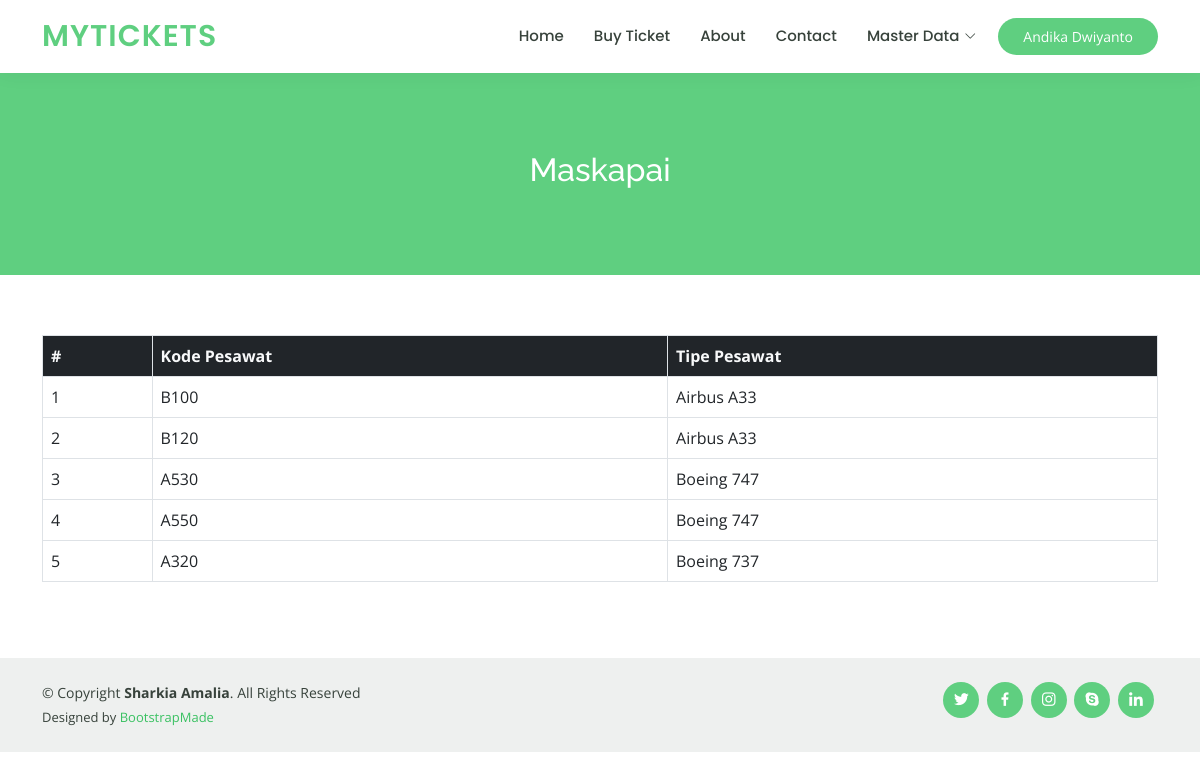
The page /index.php?page=maskapai (signed in) on the database its author committed.
### tables this page shows
CREATE TABLE `planes` (
  `id` int(11) NOT NULL,
  `code` varchar(50) NOT NULL,
  `type` varchar(50) NOT NULL
);

### models/Maskapai_M.php (called while the page is built, shortened)
<?php
class Maskapai{
    private $koneksi;
    public function __construct()
    {
        global $dbh;
        $this->koneksi = $dbh;
    }
    public function dataMaskapai()
    {
        $sql = "SELECT * FROM planes ORDER BY id DESC";
        $ps = $this->koneksi->prepare($sql);
        $ps->execute();
        $rs = $ps->fetchAll();
        return $rs;
    }
}

### maskapai.php (the view)
<?php
$model = new Maskapai();
$data_maskapai = $model->dataMaskapai();
?>
<div class="breadcrumbs" data-aos="fade-in">
    <div class="container py-5">
        <h2>Maskapai</h2>
    </div>
</div>
<section id="planes" class="planes">
    <div class="container" data-aos="fade-up">
    <table class="table table-bordered table-hover" id="myTable">
      <thead class="bg-dark text-light">
          <tr>
              <th>#</th>
              <th>Kode Pesawat</th>
              <th>Tipe Pesawat</th>
          </tr>
      </thead>
      <tbody>
          <?php
          $no = 1;
          foreach ($data_maskapai as $row) {
          ?>
          <tr>
              <td><?= $no++ ?></td>
              <td><?= $row['code'] ?></td>
              <td><?= $row['type'] ?></td>
          </tr>
          <?php } ?>
      </tbody>
    </table>
    </div>
</section>

### assets/css/style.css (style rules this page uses)
body { font-family: "Open Sans", sans-serif; color: #444444; }
h1, h2, h3, h4, h5, h6 { font-family: "Raleway", sans-serif; }
section { padding: 60px 0; overflow: hidden; }
.breadcrumbs { margin-top: 73px; text-align: center; background: #5fcf80; padding: 30px 0; color: #fff; }
.breadcrumbs h2 { font-size: 32px; font-weight: 500; }

### rows shown on the page
planes: code "B100", type "Airbus A33"
planes: code "B120", type "Airbus A33"
planes: code "A530", type "Boeing 747"
planes: code "A550", type "Boeing 747"
planes: code "A320", type "Boeing 737"

### other values the page prints
$sesi['fullname'] "Andika Dwiyanto"
